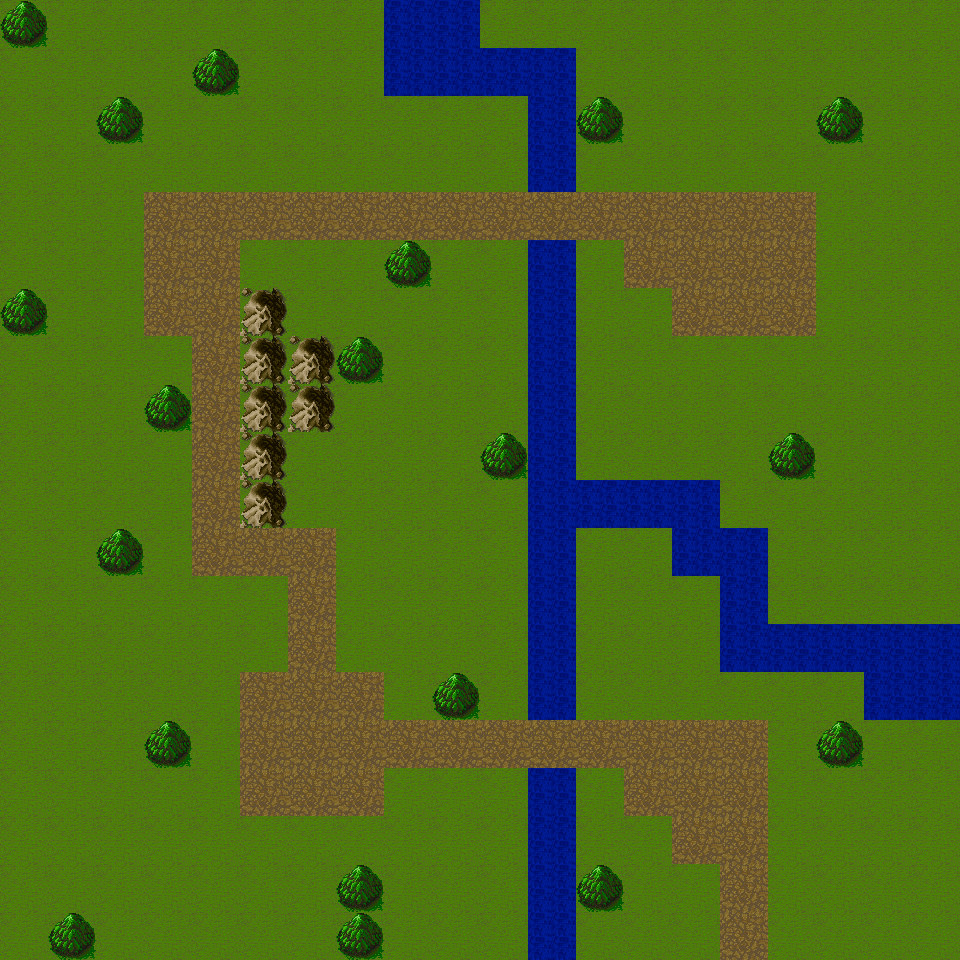

The image is a tile-based game level rendered from a .tmx file. Its description and source (layers, tilesets, objects; grid data summarised) follow:
An orthogonal 20x20 tile map with 48x48 px tiles, 1 tile layer (Tile Layer 1).

<map version="1.0" orientation="orthogonal" width="20" height="20" tilewidth="48" tileheight="48">
 <tileset firstgid="1" name="mini_tileset" tilewidth="48" tileheight="48">
  <image source="mini_tileset.png" width="240" height="240" />
  <tile id="0">
   <properties>
    <property name="type" value="TREE" />
   </properties>
  </tile>
  <tile id="1">
   <properties>
    <property name="type" value="GRASS" />
   </properties>
  </tile>
  <tile id="2">
   <properties>
    <property name="type" value="DIRT" />
   </properties>
  </tile>
  <tile id="3">
   <properties>
    <property name="type" value="WATER" />
   </properties>
  </tile>
  <tile id="4">
   <properties>
    <property name="type" value="WALL" />
   </properties>
  </tile>
 </tileset>
 <layer name="Tile Layer 1" width="20" height="20">
  <data>[400 cells, 400 non-empty, 5 distinct tile ids]</data>
 </layer>
</map>